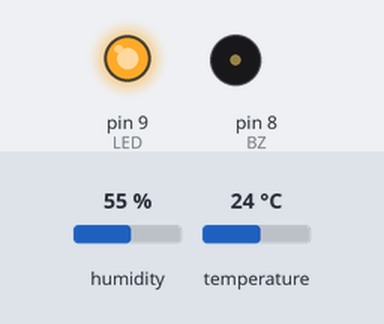
The sketch below on a simulated Arduino Uno, built with avr-gcc and run on an emulated ATmega328P. Shown: output pins drawn as LEDs (lit = HIGH), buzzer (waves = sounding). The test bench sets the inputs (shaded band); at power-on: temperature 24 °C, humidity 55 %.

Above: at 2.8 s.
2.9 s: temperature set to 34 °C
6.4 s: temperature set to 37 °C
At 8.6 s:
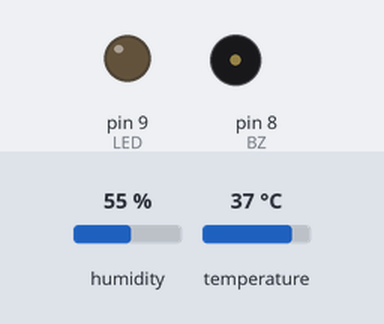
9.6 s: temperature set to 12 °C
At 11.2 s:
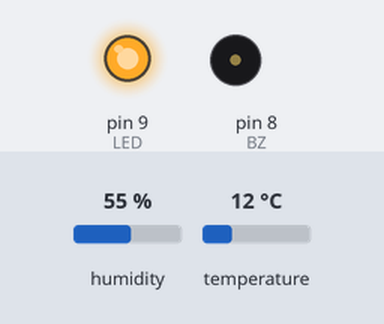
Timing chart, 0 to 21.6 s (numbered marks = the images above; inputs shaded):
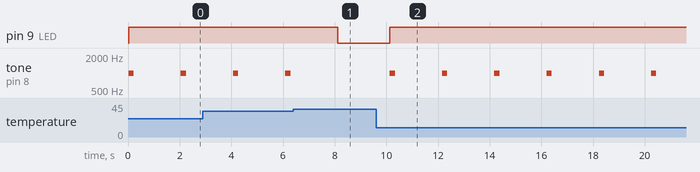

Measured:
- the behaviour switches between 35 and 36 °C on temperature (found by bisection; images 0 and 1)
- after the input at 6.4 s, pin 9 (LED): HIGH → LOW after 1.7 s; tone on pin 8 (BZ): stays silent (without the input it goes to 1000 Hz after 1.7 s)
- after the input at 9.6 s, pin 9 (LED): LOW → HIGH after 0.54 s; tone on pin 8 (BZ): alternates 1000 Hz for 0.20 s and silent for 1.8 s, starting after 0.54 s
- by itself, tone on pin 8 (BZ): alternates 1000 Hz for 0.20 s and silent for 1.8 s

The sketch:

Projeto_140_Alarme_de_Incubacao_de_Ovos.ino
```cpp
// Projeto 140 - Alarme de Incubação de Ovos
// Arduino Uno | Arduino Neon Lab

#include <DHT.h>
DHT dht(2,DHT11);
const byte LED=9,BZ=8;
void setup(){dht.begin();pinMode(LED,OUTPUT);}
void loop(){
 float t=dht.readTemperature();
 bool alerta=isnan(t)||t<36||t>38;
 digitalWrite(LED,alerta);
 if(alerta)tone(BZ,1000,200);else noTone(BZ);
 delay(2000);
}
```
